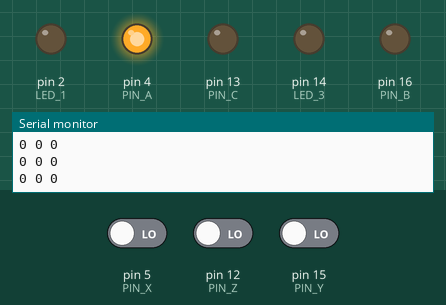
Simulated run of this sketch. Board: Arduino Uno, built with avr-gcc and run on an emulated ATmega328P. Shown: output pins drawn as LEDs (lit = HIGH), the last lines printed to the serial monitor. Inputs (shaded band) come from the test bench; at power-on: pin 5 (PIN_X) LOW, pin 15 (PIN_Y) LOW, pin 12 (PIN_Z) LOW. Pins used as bus, display or sensor lines are not drawn.

Above: at 1.2 s.
1.3 s: pin 5 (PIN_X) driven HIGH
At 2.6 s:
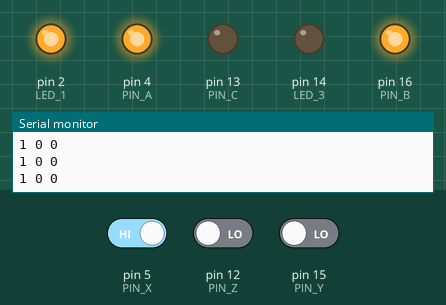
2.9 s: pin 15 (PIN_Y) driven HIGH
At 3.6 s:
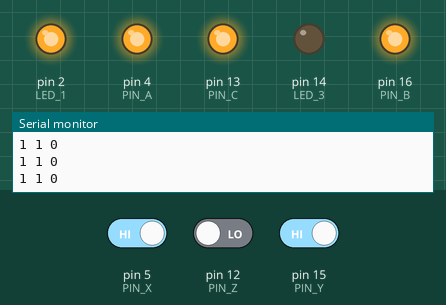
4.6 s: pin 12 (PIN_Z) driven HIGH
At 4.94 s:
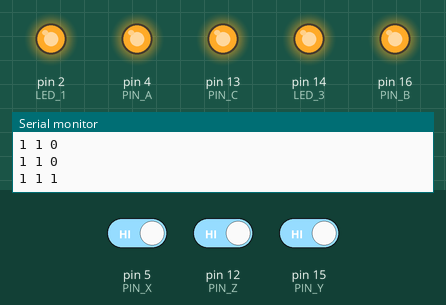
Timing chart, 0 to 13.6 s (numbered marks = the images above; inputs shaded):
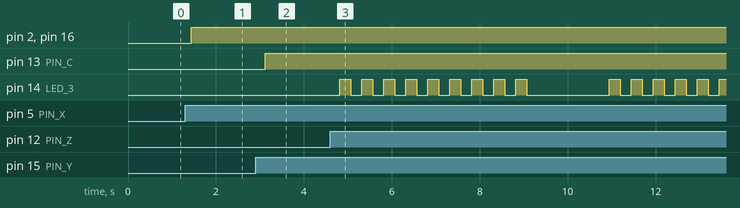

The sketch:

control-panel-4.ino
```cpp
#define PIN_A 4
#define PIN_X 5
#define LED_1 2

#define PIN_B 16
#define PIN_Y 15
#define LED_2 0

#define PIN_C 13
#define PIN_Z 12
#define LED_3 14

bool input1;
bool input2;
bool input3;

unsigned long reset_ts;
unsigned long input1_high_ts;
unsigned long input2_high_ts;
unsigned long input3_high_ts;

void resetOutputs() {
  digitalWrite( PIN_A, HIGH );
  digitalWrite( PIN_B, LOW );
  digitalWrite( PIN_C, LOW );

  digitalWrite( LED_1, LOW );
  digitalWrite( LED_2, LOW );
  digitalWrite( LED_3, LOW );

  input1 = LOW;
  input2 = LOW;
  input3 = LOW;

  reset_ts = millis();
}

void setup() {
  pinMode( PIN_A, OUTPUT );
  pinMode( PIN_B, OUTPUT );
  pinMode( PIN_C, OUTPUT );

  pinMode( PIN_X, INPUT );
  pinMode( PIN_Y, INPUT );
  pinMode( PIN_Z, INPUT );

  pinMode( LED_1, OUTPUT );
  pinMode( LED_2, OUTPUT );
  pinMode( LED_3, OUTPUT );

  resetOutputs();

  Serial.begin(9600);
}

void read_pins() {
  input1 = digitalRead( PIN_X );
  delay( 10 );
  input2 = digitalRead( PIN_Y );
  delay( 10 );
  input3 = digitalRead( PIN_Z );
  delay( 10 );

  Serial.print( input1 );
  Serial.print( " " );
  Serial.print( input2 );
  Serial.print( " " );
  Serial.println( input3 );

  delay( 100 );
}

void loop() {
  read_pins();
  while ( not input1 ) {
    read_pins();
    input1_high_ts = millis();
  }

  if ( input1 and ( input1_high_ts - 500 ) > reset_ts and not input2 and not input3 ) {
    digitalWrite( LED_1, HIGH );
    digitalWrite( PIN_B, HIGH );

    read_pins();
    while ( input1 and not input2 and not input3 ) {
      read_pins();
      input2_high_ts = millis();
    }

    if ( input1 and input2 and ( input2_high_ts - 500 ) > reset_ts and not input3 ) {

      digitalWrite( LED_2, HIGH );
      digitalWrite( PIN_C, HIGH );

      read_pins();
      while ( input1 and input2 and not input3 ) {
        read_pins();
        input3_high_ts = millis();
      }

      if ( input1 and input2 and input3 and ( input3_high_ts - 500 ) > reset_ts ) {
        while ( input1 and input2 and input3 ) {
          for ( int i = 0; i < 9; i++ ) {
            digitalWrite( LED_3, HIGH );
            delay( 250 );
            digitalWrite( LED_3, LOW );
            delay( 250 );
          }

          delay( 1500 );
          read_pins();
        }
      }
    }
  }

  resetOutputs();
}
```

Measured:
- after the input at 1.3 s, pin 2 (LED_1), pin 16 (PIN_B): LOW → HIGH after 0.13 s
- after the input at 2.9 s, pin 13 (PIN_C): LOW → HIGH after 0.23 s
- after the input at 4.6 s, pin 14 (LED_3): goes 8 × (HIGH 0.25 s, LOW 0.25 s), HIGH 0.25 s, LOW 1.9 s, 5 × (HIGH 0.25 s, LOW 0.25 s), then HIGH, starting after 0.22 s
